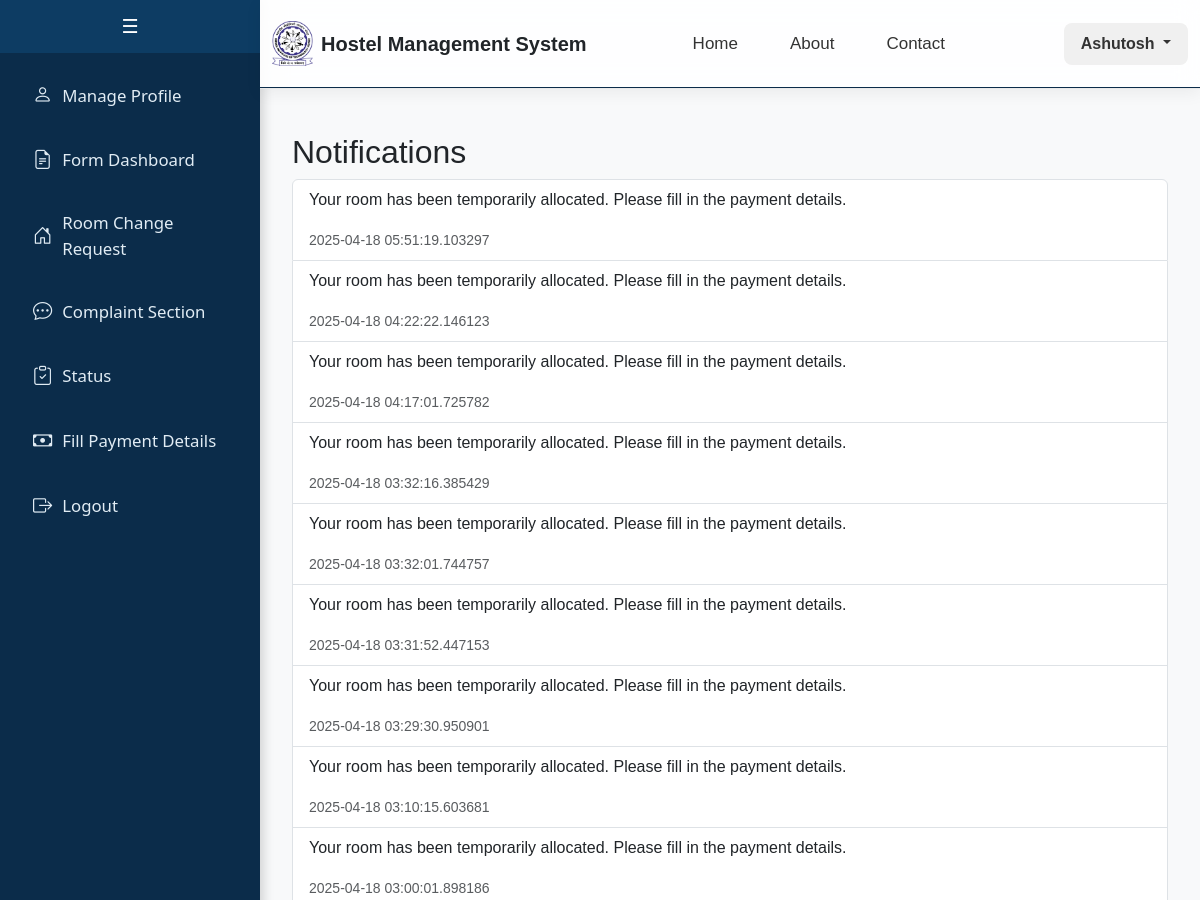
The page /student/notifications (signed in, upper part) on the database as committed earlier.
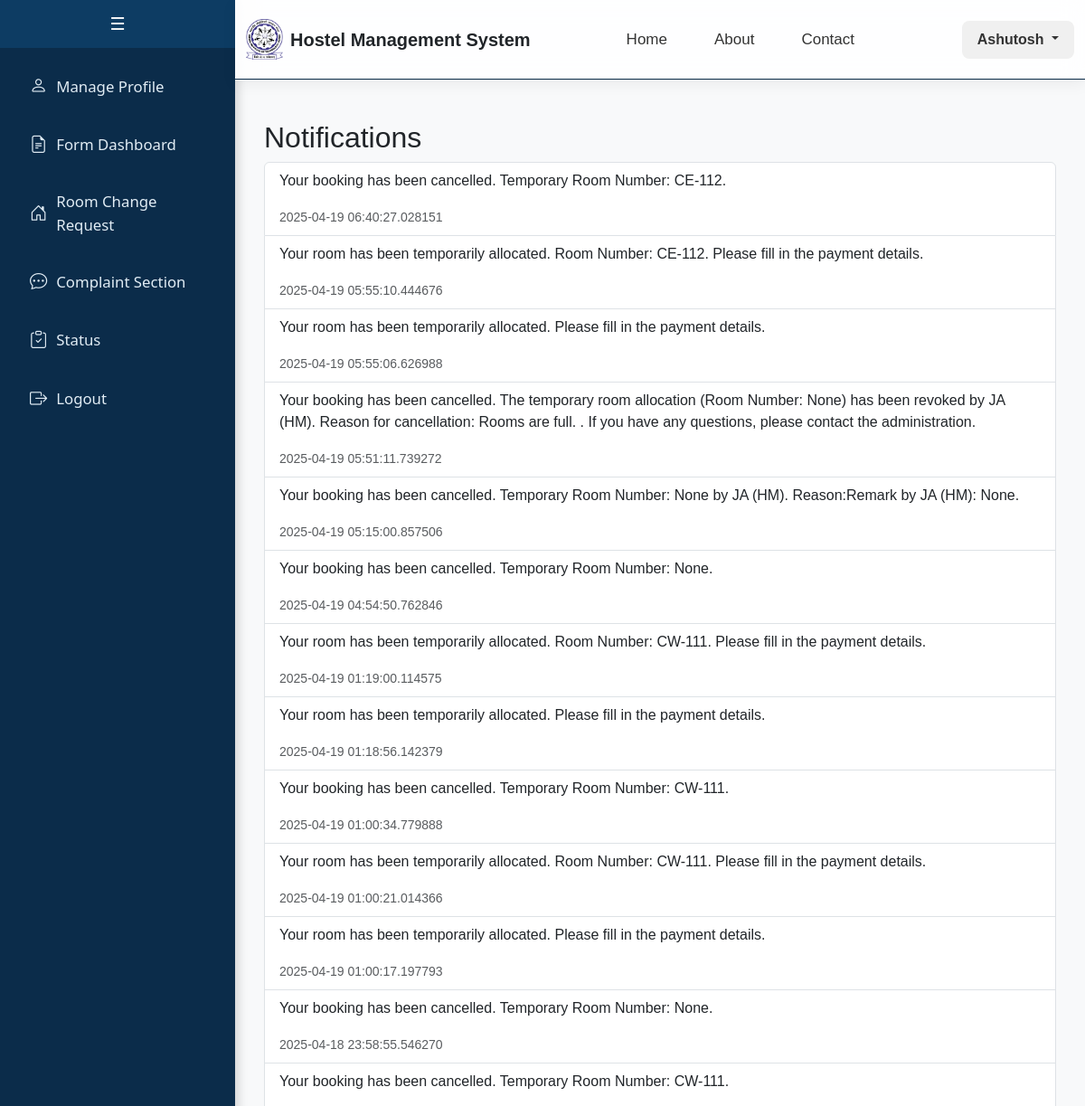
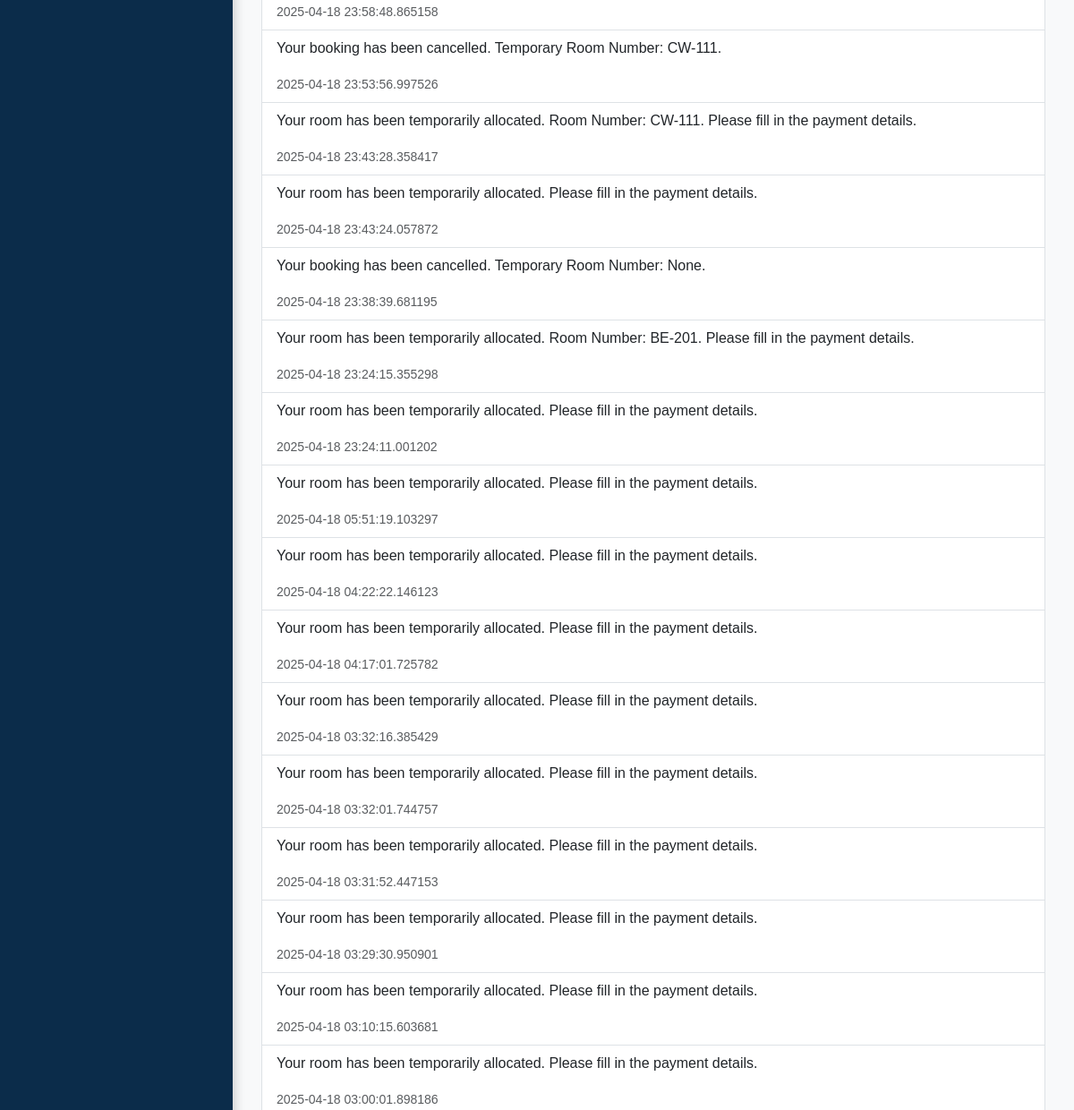
The same page on the database as committed later (2 pictures, top to bottom).
### app/models.py (models this page shows, shortened)
class Notification(db.Model):
    __tablename__ = 'notification'
    id = db.Column(db.Integer, primary_key=True, autoincrement=True)
    sender_email = db.Column(db.String(120), nullable=False)  # Email of the sender
    recipient_email = db.Column(db.String(120), nullable=False)  # Email of the recipient
    content = db.Column(db.Text, nullable=False)  # Message content
    timestamp = db.Column(db.DateTime, default=datetime.utcnow)  # Timestamp of the notification
    is_read = db.Column(db.Boolean, default=False)  # New field to track read status

class CustomUser(db.Model):
    __tablename__ = 'custom_user'
    id = db.Column(db.Integer, primary_key=True)
    email = db.Column(db.String(255), unique=True, nullable=False)
    name = db.Column(db.String(100), nullable=False)
    password = db.Column(db.String(100), nullable=False)
    is_staff = db.Column(db.Boolean, default=False)
    is_active = db.Column(db.Boolean, default=True)
    gender = db.Column(db.String(20), default='Not Specified')
    student = db.relationship('Student', backref='user', uselist=False, cascade="all, delete")
    caretaker = db.relationship('Caretaker', backref='user', uselist=False, cascade="all, delete")
    faculty = db.relationship('Faculty', backref='user', uselist=False, cascade="all, delete")
    admin = db.relationship('Admin', backref='user', uselist=False, cascade="all, delete")
    guest = db.relationship('Guest', backref='user', uselist=False, cascade="all, delete")

### app/student.py (the view)
@student_bp.route("/student/notifications", methods=["GET"])
def view_notifications():
    if 'user_id' not in session or session.get('user_role') != 'student':
        return redirect(url_for('auth.login'))
    user_email = CustomUser.query.get(session['user_id']).email
    notifications = Notification.query.filter_by(recipient_email=user_email).order_by(Notification.timestamp.desc()).all()
    return render_template("student/notifications.html", notifications=notifications)

### app/student.py (called while the page is built)
@student_bp.context_processor
def inject_guest_room_booking():
    if 'user_id' in session and session.get('user_role') == 'student':
        user_id = session['user_id']
        guest_room_booking = GuestRoomBooking.query.filter_by(applicant_id=user_id, status="Awaiting Payment from Applicant").first()
        return {'guest_room_booking': guest_room_booking}
    return {'guest_room_booking': None}

### templates/student/notifications.html
{% extends "student/base.html" %}
{% block content %}
<div class="container mt-4">
    <h2>Notifications</h2>
    <ul class="list-group">
        {% for notification in notifications %}
        <li class="list-group-item">
            <p>{{ notification.content }}</p>
            <small class="text-muted">{{ notification.timestamp }}</small>
        </li>
        {% endfor %}
    </ul>
</div>
{% endblock %}

### templates/student/base.html (shortened to what this page needs)
<!DOCTYPE html>
<html lang="en">
<head>
    <link href="https://cdn.jsdelivr.net/npm/bootstrap@5.3.0-alpha3/dist/css/bootstrap.min.css" rel="stylesheet">
    <link href="https://cdn.jsdelivr.net/npm/bootstrap-icons/font/bootstrap-icons.css" rel="stylesheet">
</head>
<body>
    {% include 'student/sidebar.html' %}
    <div class="header-content">
        {% include 'includes/header.html' %}
    </div>
    <div class="main-content">
        {% block content %}{% endblock %}
    </div>
</body>
</html>

### templates/student/sidebar.html (shortened to what this page needs)
<div class="sidebar" id="sidebar">
    <button class="toggle-btn" onclick="toggleSidebar()">☰</button>
    <div class="sidebar-content">
        <a href="/student">
            <i class="bi bi-person"></i>
            <span>Manage Profile</span>
        </a>
        <a href="{{ url_for('student.form_dashboard') }}">
            <i class="bi bi-file-earmark-text"></i>
            <span>Form Dashboard</span>
        </a>
        <a href="/student/room_change">
            <i class="bi bi-house-door"></i>
            <span>Room Change Request</span>
        </a>
        <a href="/student/complaint">
            <i class="bi bi-chat-dots"></i>
            <span>Complaint Section</span>
        </a>
        <a href="{{ url_for('student.status_dashboard') }}">
            <i class="bi bi-clipboard-check"></i>
            <span>Status</span>
        </a>
        {% if guest_room_booking and guest_room_booking.status == "Awaiting Payment from Applicant" %}
        <a href="{{ url_for('student.fill_payment_details', booking_id=guest_room_booking.id) }}">
            <i class="bi bi-cash"></i>
            <span>Fill Payment Details</span>
        </a>
        {% endif %}
        <a href="/logout">
            <i class="bi bi-box-arrow-right"></i>
            <span>Logout</span>
        </a>
    </div>
</div>

### templates/includes/header.html (shortened to what this page needs)
<div class="ezy__nav4 glass">
    <nav class="navbar navbar-expand-lg py-3">
        <div class="container">
            <a class="navbar-brand d-flex align-items-center gap-2" href="/">
                <img src="{{ url_for('static', filename='logo.jpg') }}" alt="Logo" class="logo-img">
                <span class="fw-bold fs-5 text-dark">Hostel Management System</span>
            </a>
            <div class="collapse navbar-collapse justify-content-between" id="ezy_nav4-navbar-text">
				<ul class="navbar-nav me-auto d-flex justify-content-center gap-3" style="margin-left: 4.5rem;">
					<li class="nav-item"><a class="nav-link nav-hover" href="/">Home</a></li>
					<li class="nav-item"><a class="nav-link nav-hover" href="/about">About</a></li>
					<li class="nav-item"><a class="nav-link nav-hover" href="/contact">Contact</a></li>
				</ul>
				{% if session['user_role'] %}
				<div class="dropdown">
				<button class="btn user-dropdown-btn dropdown-toggle" type="button" id="userDropdown"
					data-bs-toggle="dropdown" aria-expanded="false">
					{{ session['user_name'] }}
				</button>
				</div>
				{% else %}
				<a href="/login" class="btn custom-login-btn ms-lg-3">Login</a>
				{% endif %}
			</div>
        </div>
    </nav>
</div>

### templates/student/base.html (style rules this page uses)
body { margin: 0; font-family: Arial, sans-serif; }
.main-content { margin-left: 260px; padding: 20px; background-color: #0b2c4a; min-height: 100vh; }
.header-content { margin-left: 260px; background-color: #0b2c4a; }
.navbar { border-bottom: 1px solid #0b2c4a; }

### templates/student/sidebar.html (style rules this page uses)
.sidebar { width: 260px; background-color: #0b2c4a; color: #ffffff; position: fixed; height: 100%; display: flex; flex-direction: column; padding: 0; box-shadow: 4px 0 10px rgba(0, 0, 0, 0.15); font-family: 'Segoe UI', sans-serif; overflow: hidden; transition: width 0.3s ease; z-index: 10; }
.toggle-btn { background-color: #0d3c63; color: #ffffff; border: none; padding: 12px; cursor: pointer; font-size: 1.2rem; width: 100%; transition: background-color 0.3s ease; }
.sidebar-content { overflow-y: auto; width: 100%; flex-grow: 1; display: flex; flex-direction: column; align-items: stretch; padding-top: 10px; }
.sidebar a { text-decoration: none; font-size: 1.05rem; color: #e1ecf4; margin: 6px auto; padding: 12px 20px; width: 90%; border-radius: 8px; display: flex; align-items: center; transition: background-color 0.3s ease, transform 0.2s ease; }
.sidebar a i { margin-right: 10px; font-size: 1.2rem; }
.sidebar a span { flex-grow: 1; text-align: left; }
.main-content { margin-left: 260px; padding: 20px; background-color: #f8f9fa; min-height: 100vh; transition: margin-left 0.3s ease; }
.header-content { margin-left: 260px; background-color: #f8f9fa; transition: margin-left 0.3s ease; }

### templates/includes/header.html (style rules this page uses)
.ezy__nav4.glass { backdrop-filter: blur(12px); background: rgba(255, 255, 255, 0.85); border-bottom: 1px solid rgba(200, 200, 200, 0.4); box-shadow: 0 4px 16px rgba(0, 0, 0, 0.06); position: sticky; top: 0; z-index: 1000; transition: background 0.3s ease; }
.ezy__nav4 .navbar-brand img.logo-img { height: 45px; width: auto; }
.navbar-brand span { font-size: 18px; }
.navbar-nav { flex-direction: row; align-items: center; }
.navbar-nav .nav-item { margin: 0 10px; }
.navbar-nav .nav-link { font-weight: 500; font-size: 17px; padding: 10px 16px; color: #333; transition: all 0.2s ease; }
.user-dropdown-btn { background-color: #f0f0f0; color: #333; font-weight: 600; padding: 8px 16px; border-radius: 8px; transition: all 0.2s ease; }

Rows that differ between the two databases and show on the page:
now on this page (row unchanged): CustomUser: user_name "Ashutosh"
added Notification: content "Your booking has been cancelled. Temporary Room Number: CE-112.", timestamp "2025-04-19 06:40:27.028151"
added Notification: content "Your room has been temporarily allocated. Room Number: CE-112. Please fill in the payment details.", timestamp "2025-04-19 05:55:10.444676"
added Notification: content "Your room has been temporarily allocated. Please fill in the payment details.", timestamp "2025-04-19 05:55:06.626988"
added Notification: content "Your booking has been cancelled. The temporary room allocation (Room Number: None) has been revoked by JA (HM). Reason for cancellation: Rooms are full. . If you have any questions, please contact the administration.", timestamp "2025-04-19 05:51:11.739272"
added Notification: content "Your booking has been cancelled. Temporary Room Number: None by JA (HM). Reason:Remark by JA (HM): None.", timestamp "2025-04-19 05:15:00.857506"
added Notification: content "Your booking has been cancelled. Temporary Room Number: None.", timestamp "2025-04-19 04:54:50.762846"
added Notification: content "Your room has been temporarily allocated. Room Number: CW-111. Please fill in the payment details.", timestamp "2025-04-19 01:19:00.114575"
added Notification: content "Your room has been temporarily allocated. Please fill in the payment details.", timestamp "2025-04-19 01:18:56.142379"
added Notification: content "Your booking has been cancelled. Temporary Room Number: CW-111.", timestamp "2025-04-19 01:00:34.779888"
added Notification: content "Your room has been temporarily allocated. Room Number: CW-111. Please fill in the payment details.", timestamp "2025-04-19 01:00:21.014366"
added Notification: content "Your room has been temporarily allocated. Please fill in the payment details.", timestamp "2025-04-19 01:00:17.197793"
added Notification: content "Your booking has been cancelled. Temporary Room Number: None.", timestamp "2025-04-18 23:58:55.546270"
added Notification: content "Your booking has been cancelled. Temporary Room Number: CW-111.", timestamp "2025-04-18 23:58:48.865158"
added Notification: content "Your booking has been cancelled. Temporary Room Number: CW-111.", timestamp "2025-04-18 23:53:56.997526"
added Notification: content "Your room has been temporarily allocated. Room Number: CW-111. Please fill in the payment details.", timestamp "2025-04-18 23:43:28.358417"
added Notification: content "Your room has been temporarily allocated. Please fill in the payment details.", timestamp "2025-04-18 23:43:24.057872"
added Notification: content "Your booking has been cancelled. Temporary Room Number: None.", timestamp "2025-04-18 23:38:39.681195"
added Notification: content "Your room has been temporarily allocated. Room Number: BE-201. Please fill in the payment details.", timestamp "2025-04-18 23:24:15.355298"
added Notification: content "Your room has been temporarily allocated. Please fill in the payment details.", timestamp "2025-04-18 23:24:11.001202"
Other text that changed with them:
{{ session['user_name'] }}: "Ashutosh" → (not shown)
text no longer shown: "Fill Payment Details"
